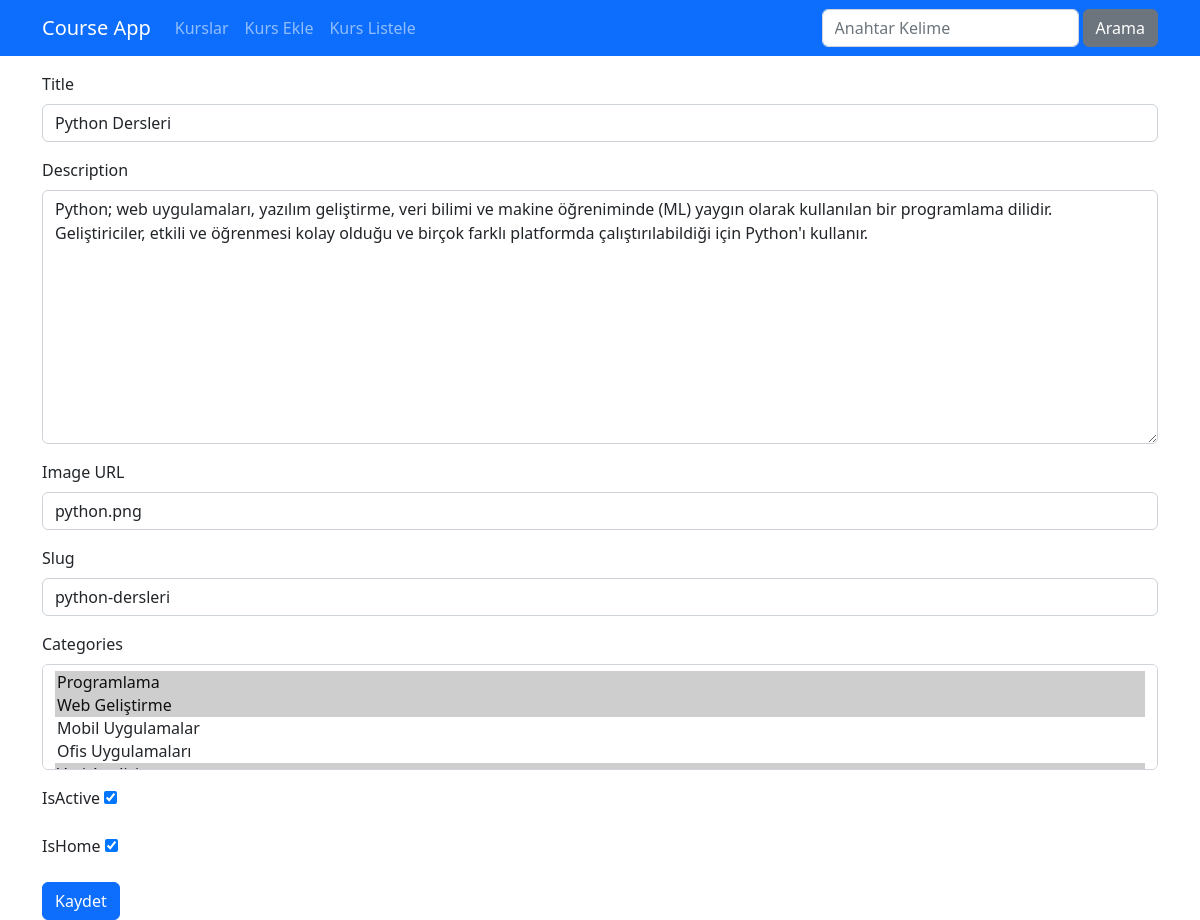
The page /kurs/course-edit/2 on the database as committed earlier.
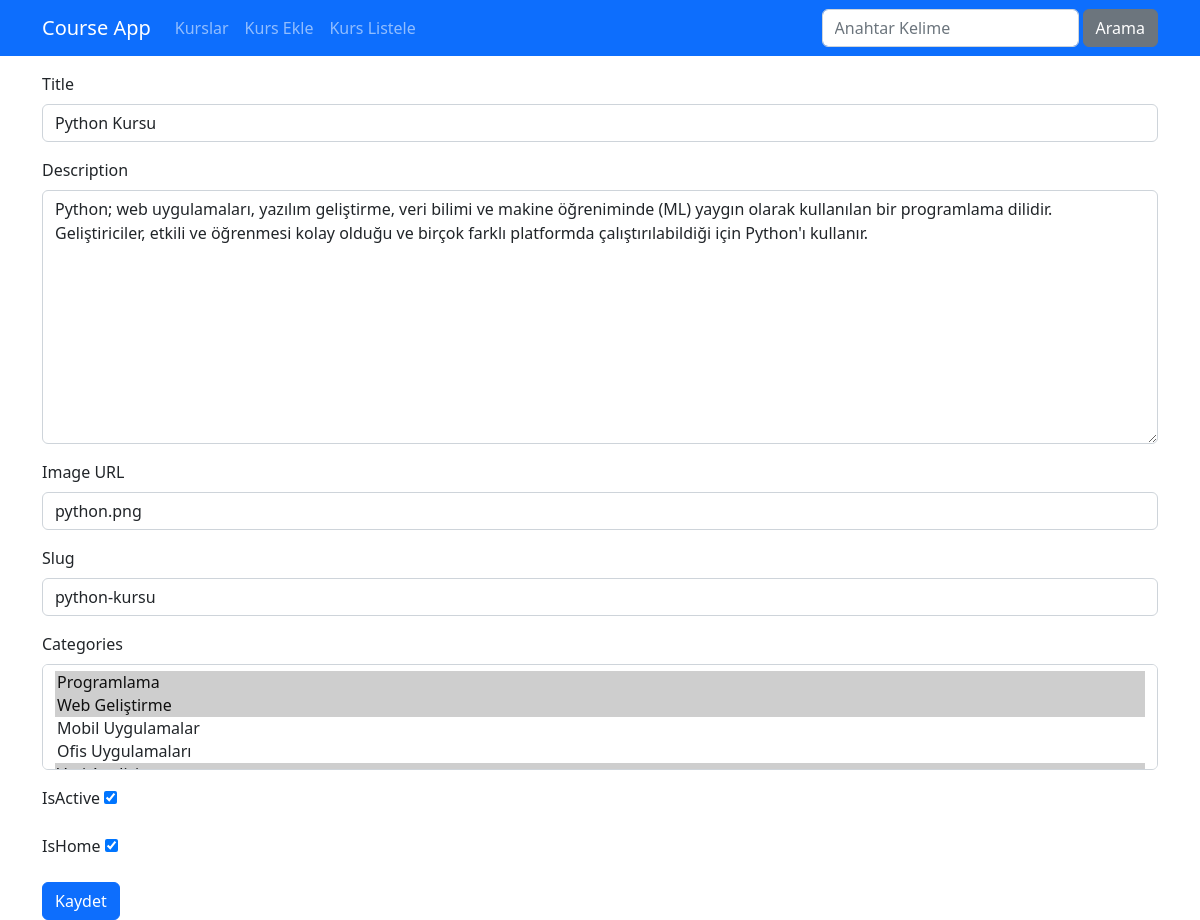
The same page on the database as committed later.
### Courses/models.py (models this page shows, shortened)
class Course(models.Model):
    title = models.CharField(max_length=50)
    description = models.TextField()
    imageUrl = models.CharField(max_length=50)
    date = models.DateField(auto_now_add=True)
    isActive = models.BooleanField(default=False)
    isHome = models.BooleanField(default=False)
    slug = models.SlugField(default="", blank=True, null=False, unique=True, db_index=True)
    categories = models.ManyToManyField(Category)

### Courses/views.py (the view)
# urls.py: path("course-edit/<int:id>", views.courseEdit, name="course_edit"),
def courseEdit(request, id):
    course = get_object_or_404(Course, pk=id)
    if request.method == "POST":
        form = CourseEditForm(request.POST, instance=course)
        form.save()
        return redirect("course_list")
    else:
        form = CourseEditForm(instance=course)
    return render(request, "courses/course_edit.html", {
        "form": form
    })

### Courses/forms.py
class CourseEditForm(forms.ModelForm):
    class Meta:
        model = Course
        fields = ('title', 'description', 'imageUrl', 'slug', 'categories', 'isActive', 'isHome')
        labels = {
            'title': 'Title',
            'description': 'Description',
            'imageUrl': 'Image URL',
            'slug': 'Slug'
        }
        widgets = {
            'title': TextInput(attrs={'class': 'form-control'}),
            'description': Textarea(attrs={'class': 'form-control'}),
            'imageUrl': TextInput(attrs={'class': 'form-control'}),
            'slug': TextInput(attrs={'class': 'form-control'}),
            'categories': SelectMultiple(attrs={'class': 'form-control'})
        }
        error_messages = {
            'title': {
                'required': 'Kurs başlığı girmelisiniz.',
                'max_length': 'Kurs başlığı en fazla 50 karakter olabilir.'
            },
            'description': {
                'required': 'Kurs açıklaması girmelisiniz.'
            },
            'imageUrl': {
                'required': 'Fotoğraf eklemelisiniz.',
                'max_length': 'Fotoğraf URL\'si en fazla 50 karakter olabilir.'
            }
        }

### Courses/templates/courses/course_edit.html (shortened to what this page needs)
{% extends "layout.html" %}
{% load static %}
{% block css_files %}
    <link rel="stylesheet" href=" {% static "courses/css/style.css" %} ">
{% endblock css_files %}
{% block content %}
    <div class="container mt-3">
        <div class="row">
            <div class="col-12">
                <form method="POST" novalidate>
                    {% for field in form %}
                        <div class="mb-3 {% if field.errors %} invalid {% endif %}">
                            <label for="{{ field.id_for_label }}" class="form-label"> {{ field.label }} </label>
                            {{ field }}
                        </div>
                    {% endfor %}
                    <button type="submit" class="btn btn-primary">Kaydet</button>
                </form>
            </div>
        </div>
    </div>
{% endblock content %}

Rows that differ between the two databases and show on the page:
changed Course "python.png": title "Python Dersleri" → "Python Kursu"; slug "python-dersleri" → "python-kursu"
